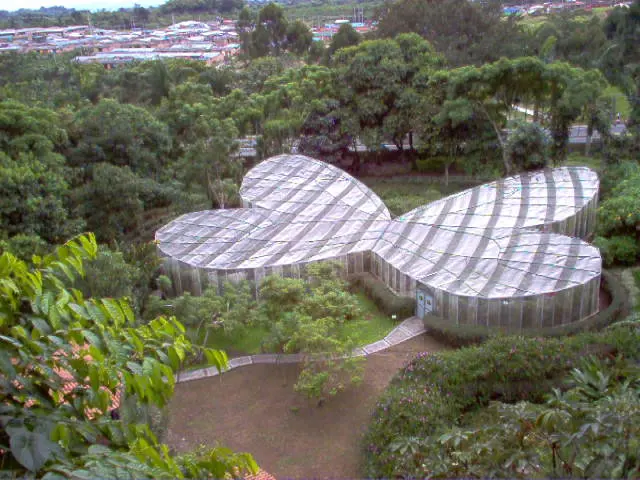
#> input picture assets/img/botanico-1600.webp, 640 x 480 px; its folder holds only this picture in this run
$ python make_brand_assets.py ../assets/img/botanico-1600.webp
#> lines starting #> are read from the running program, lines starting #| are printed output that depends on the picture; after the words box and inside, x2 and y2 are one past the last pixel; in counts of white or black regions, pixels touching at a corner belong together
"""Genera los recursos de marca a partir del logo transparente (RGBA).

Uso:  python tools/make_brand_assets.py RUTA/logo-espontaneos-transparente.png
Crea en assets/img/:
  logo.png            logo transparente (máx. 1024 px) para schema/compartir
  logo-h80.webp       header (80 px de alto)   · logo-h160.webp (@2x)
  icon-32.png, icon-192.png, icon-512.png, apple-touch-icon.png (180)  → solo el ícono (sol + montañas)
  og-cover.jpg        1200×630 para redes (foto + degradado + logo + texto)
"""
import sys, os
from PIL import Image, ImageDraw, ImageFont, ImageOps

ROOT = os.path.dirname(os.path.dirname(os.path.abspath(__file__)))
OUT = os.path.join(ROOT, "assets", "img")
FOREST = (39, 46, 25)
CREAM = (247, 245, 238)


def fit_h(img, h):
    w = round(img.width * h / img.height)
    return img.resize((w, h), Image.LANCZOS)


def main(src):
#> called with src = '../assets/img/botanico-1600.webp'
    logo = Image.open(src).convert("RGBA")
    bbox = logo.getbbox()                       # recorta márgenes transparentes
#> bbox = (0, 0, 640, 480)
    if bbox:
        logo = logo.crop(bbox)

    big = logo.copy(); big.thumbnail((1024, 1024), Image.LANCZOS)
    big.save(os.path.join(OUT, "logo.png"), optimize=True)
    for h in (80, 160):
        fit_h(logo, h).save(os.path.join(OUT, f"logo-h{h}.webp"), "WEBP", quality=90, method=6)

    # Versión para fondos oscuros: el texto en arco (verde oscuro) pasa a blanco; ícono intacto
    light = logo.copy()
    px = light.load()
    lim = int(light.height * 0.31)
#> lim = 148
    for y in range(lim):
        for x in range(light.width):
            r, g, b, a = px[x, y]
            if a > 0 and r < 120 and g < 130 and b < 110:      # verde oscuro del texto (no toca el naranja)
                px[x, y] = (255, 255, 255, a)
    for h in (80, 160):
        fit_h(light, h).save(os.path.join(OUT, f"logo-light-h{h}.webp"), "WEBP", quality=90, method=6)
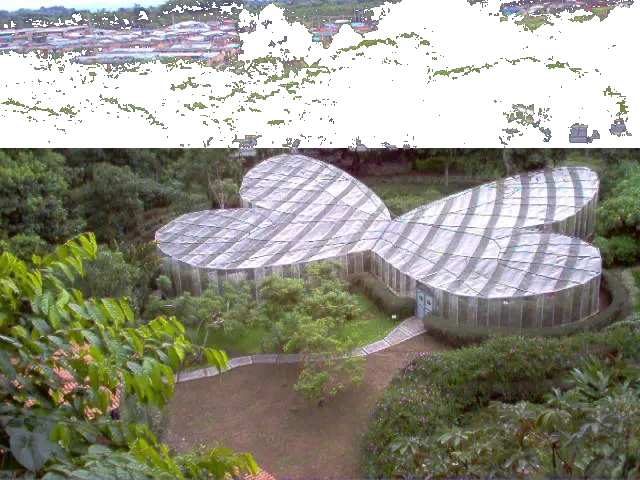
#> light: PIL image 640x480 RGBA; mean R, G, B, A 149, 148.5, 135.6, 255

    # Ícono: parte inferior (sol + montañas), sin el texto en arco
    W, H = logo.size
#> W = 640; H = 480
    icon = logo.crop((0, int(H * 0.27), W, H))
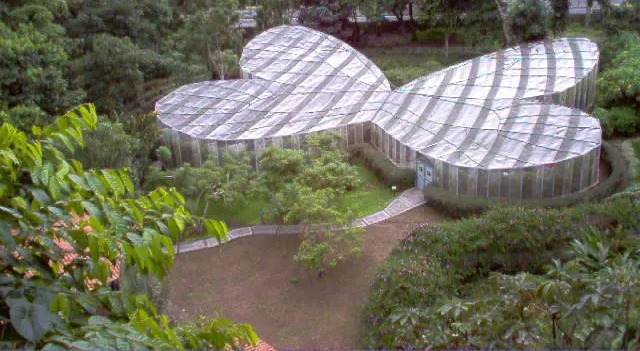
#> icon: PIL image 640x351 RGBA; mean R, G, B, A 112.9, 111.9, 93.4, 255
    ib = icon.getbbox()
#> ib = (0, 0, 640, 351)
    if ib:
        icon = icon.crop(ib)
    side = int(max(icon.size) * 1.08)  # margen para que el sol no toque el borde
#> side = 691
    sq = Image.new("RGBA", (side, side), (0, 0, 0, 0))
#> sq: PIL image 691x691 RGBA; every value is 0
    sq.paste(icon, ((side - icon.width) // 2, (side - icon.height) // 2), icon)
    for s in (32, 192, 512):
        sq.resize((s, s), Image.LANCZOS).save(os.path.join(OUT, f"icon-{s}.png"), optimize=True)
    # Apple touch icon: fondo crema (iOS no respeta transparencia)
    apple = Image.new("RGBA", (180, 180), CREAM + (255,))
    small = sq.resize((150, 150), Image.LANCZOS)
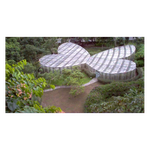
#> small: PIL image 150x150 RGBA; mean R, G, B, A 56.2, 55.5, 46.4, 120; transparent parts drawn white
    apple.paste(small, (15, 15), small)
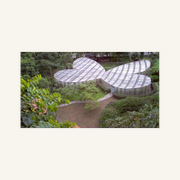
#> apple: PIL image 180x180 RGBA; mean R, G, B, A 203.2, 201.5, 190.7, 254.4; transparent parts drawn white
    apple.convert("RGB").save(os.path.join(OUT, "apple-touch-icon.png"), optimize=True)

    # og-cover 1200×630
    photo_path = None
    for name in ("palma2.jpg", "palma1.jpg", "termales.jpg"):
        p = os.path.join(OUT, name)
        if os.path.exists(p):
            photo_path = p
            break
    canvas = Image.new("RGB", (1200, 630), FOREST)
    if photo_path:
        ph = ImageOps.exif_transpose(Image.open(photo_path)).convert("RGB")
        ph = ImageOps.fit(ph, (1200, 630), Image.LANCZOS, centering=(0.5, 0.45))
        canvas.paste(ph, (0, 0))
    # degradado oscuro a la izquierda para legibilidad
    grad = Image.new("L", (1200, 1))
    for x in range(1200):
        grad.putpixel((x, 0), int(235 * max(0.0, 1 - x / 900)))
    grad = grad.resize((1200, 630))
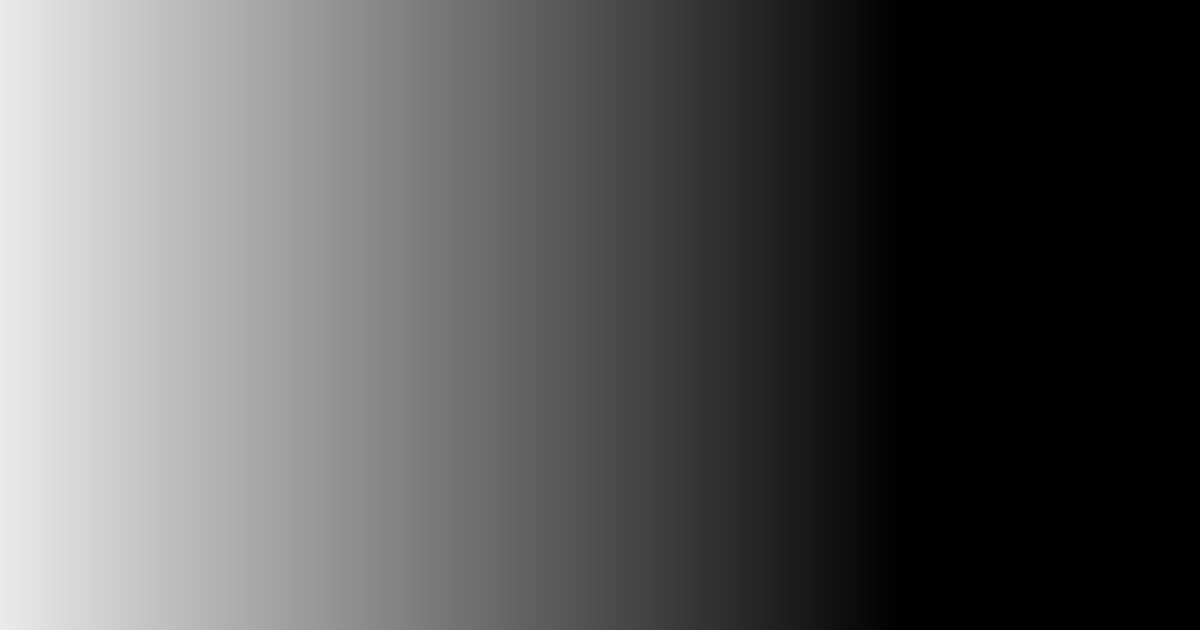
#> grad: PIL image 1200x630 L; min 0, max 235, mean 87.8
    shade = Image.new("RGB", (1200, 630), FOREST)
    canvas = Image.composite(shade, canvas, grad)
    # logo
    lg = logo.copy(); lg.thumbnail((300, 300), Image.LANCZOS)
    plate = Image.new("RGBA", (lg.width + 40, lg.height + 40), CREAM + (235,))
    mask = Image.new("L", plate.size, 0)
#> mask: PIL image 340x265 L; every value is 0
    ImageDraw.Draw(mask).rounded_rectangle([0, 0, plate.width - 1, plate.height - 1], 28, fill=235)
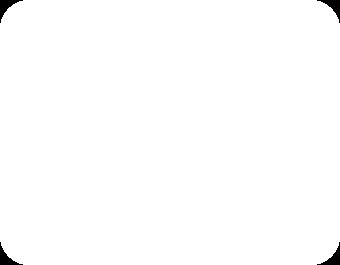
#> mask: PIL image 340x265 L; values 0 (black) and 235 (white), 99.2% white; 4 black regions, box (x1, y1, x2, y2) and area: (0, 0, 23, 23) 174, (317, 0, 340, 23) 174, (0, 242, 23, 265) 174, (317, 242, 340, 265) 174
    canvas.paste(Image.new("RGB", plate.size, CREAM), (60, 60), mask)
    canvas.paste(lg, (80, 80), lg)
    d = ImageDraw.Draw(canvas)

    def font(names, size):
#> called with size = 50
        for n in names:
            p = os.path.join(os.environ.get("WINDIR", "C:/Windows"), "Fonts", n)
            if os.path.exists(p):
                return ImageFont.truetype(p, size)
        return ImageFont.load_default()

    title = font(["georgiab.ttf", "georgia.ttf"], 50)
    sub = font(["segoeui.ttf", "arial.ttf"], 26)
    y = 60 + plate.height + 34
#> y = 359
    d.text((62, y), "Vive el campo cafetero", font=title, fill=(255, 255, 255))
    d.text((62, y + 60), "con quienes lo habitan", font=title, fill=(255, 176, 103))
    d.text((64, y + 134), "Eje Cafetero · Colombia · RNT 91795", font=sub, fill=(230, 236, 222))
    canvas.save(os.path.join(OUT, "og-cover.jpg"), "JPEG", quality=84, optimize=True, progressive=True)
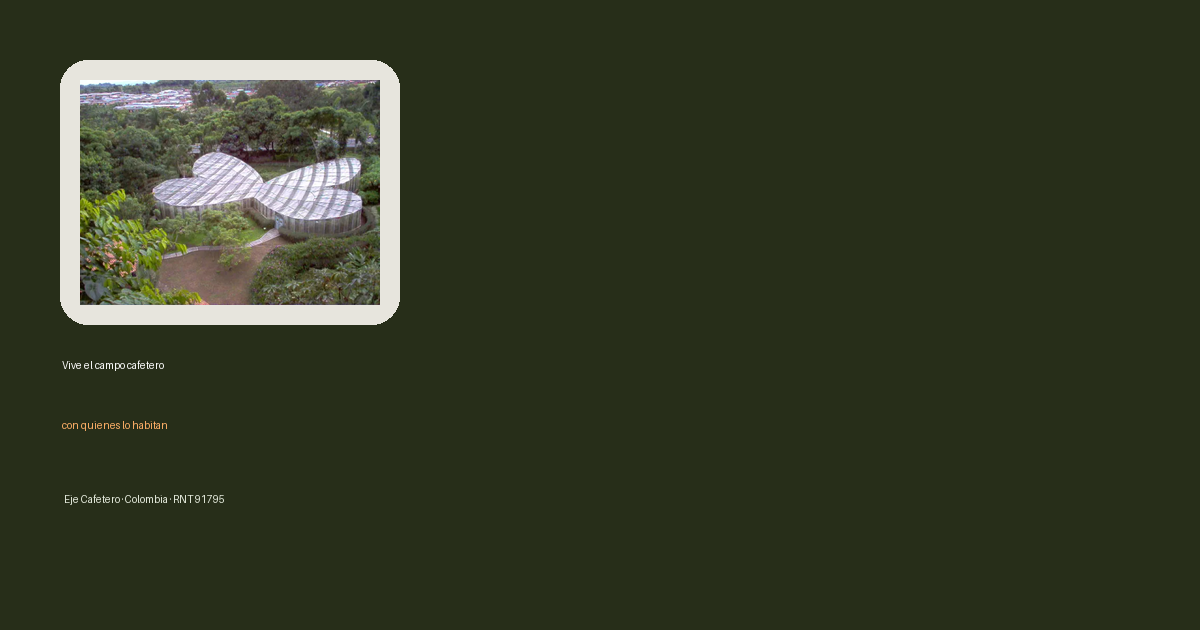
#> saved as og-cover.jpg: PIL image 1200x630 RGB; mean R, G, B 51.2, 57.2, 37
    print("ok:", ", ".join(sorted(f for f in os.listdir(OUT) if f.startswith(("logo", "icon", "apple", "og-")))))
#| ok:


if __name__ == "__main__":
    main(sys.argv[1])
